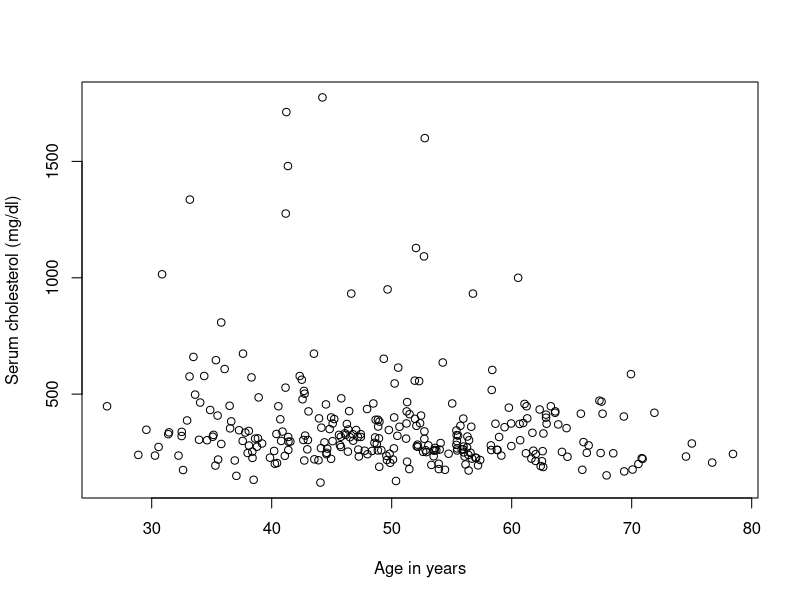
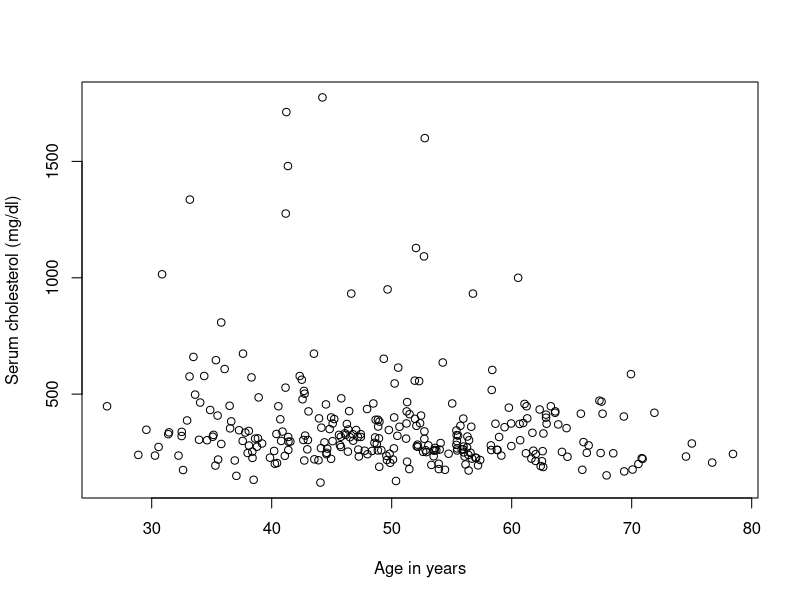

Generate these figures, in order, with R:
################################
### LAB 0: Introduction to R ###
################################

# To see the help file of some function
?sqrt

# Basic algebra in R
6 + 2
9 - 3
3*5
6/4
sqrt(9)
log(1)
exp(log(1))
exp(log(3))

# Generating number sequences
1:10
seq(1,9,by = 2)
rep(3,5)
x = 1:3
x
rep(x,each = 5)

# Vectors
x = c(8,11,23,2,9,6,21,17,31)
x
x[5]
x[1:5]
x[c(2,3,8)]

# Some important functions defined for vectors
min(x)
max(x)
c(min(x),max(x))
range(x)
length(x)

# To sort a vector
sort(x)
x[order(x)]

# Character vector - string
vec.c = c("Athens","London","NY","Paris")
vec.c

# Concatenate strings
paste(vec.c,collapse = ";")
y = paste(vec.c,1:4)
y

# logical operators in R
x = 1:10
x

x > 5
x > 5 & x < 8

#see
x[x > 5]
x[x > 5 & x < 8]

x == 5
x != 5

# Basic matrix algebra
z = 1:20
matrix(z,nrow = 4,ncol = 5)
matrix(z,nrow = 4,ncol = 5,byrow = T)

A = rbind(c(1,2,3),c(4,5,6))
A
A[,1]
A[,2]
A[1,]

B = cbind(c(1,3),c(2,4))
B
B[1,]
B[2,]

B%*%A      # matrix multiplication
B^2        # elements to the power
B%*%B      # matrix multiplication
t(A)       # transpose

ncol(A)
nrow(A)
c(nrow(A),ncol(A))
dim(A)

# Extract diagonal elements
x = 1:9
X = matrix(x,3,3)
X
diag(X)

diag(1:5)

C = matrix(c(16,7,3,21),2,2)
C
solve(C)   # inverse of C
solve(C) %*% C
C %*% solve(C)

# Data frames: Extremely important
# A data frame is essentially a dataset

a = c("Athens","London","NY","Paris")
a
b = c("Greece","UK","USA","France")
b
c = c(5,8,19,10)
c
geo = data.frame(country = b,city = a,population = c)
geo

# See how we get the variables as vectors
geo$country
geo$city
geo$population

# Load data from R
data(esoph)
?esoph
esoph[1:10,]

# Create one-way and two-way frequency tables
table(esoph$agegp)
table(esoph$agegp,esoph$alcgp)

# Import library
library(survival)
?aml
aml

# Mean time by group
tapply(aml$time,aml$x,mean)

mean(aml$time[aml$x == "Maintained"])
mean(aml$time[aml$x == "Nonmaintained"])

# Median times
tapply(aml$time,aml$x,median)

# Just for fun, fit a linear model
lmfit = lm(time ~ x,data = aml)
summary(lmfit)

coef(lmfit)

# Plotting ...
?pbc
pbc[1:5,]

plot(pbc$age,pbc$chol,xlab = "Age in years",ylab = "Serum cholesterol (mg/dl)")

# or
plot(chol ~ age,xlab = "Age in years",ylab = "Serum cholesterol (mg/dl)",data = pbc)

